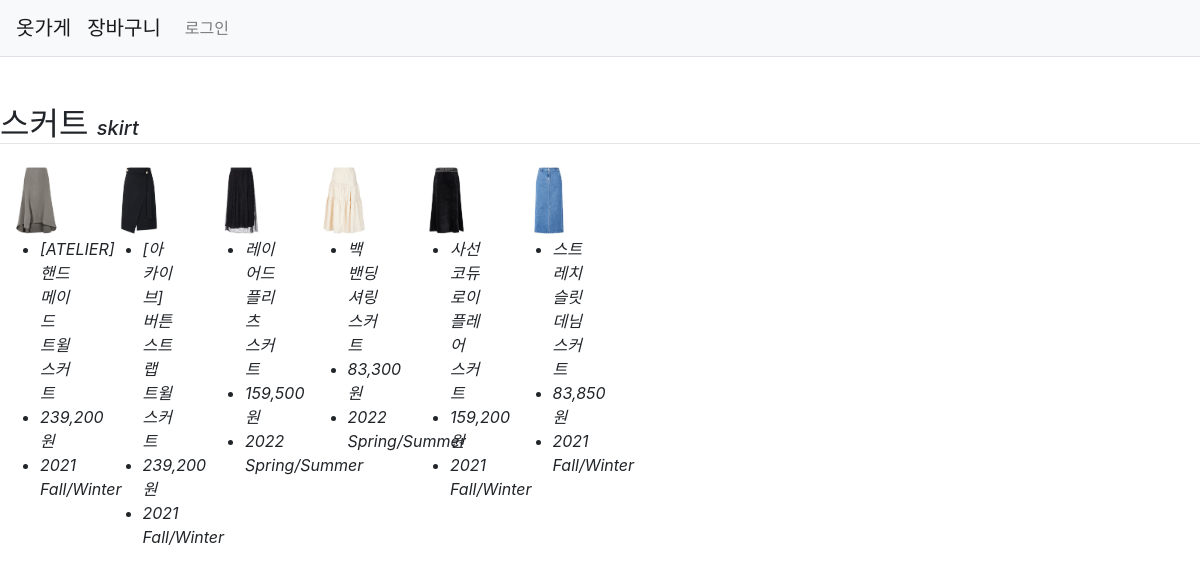
Screenshot of /photo/album/3/ with the database file from the repository.
### photo/models.py (models this page shows, shortened)
class Album(models.Model):
    name = models.CharField('NAME', max_length=30)
    description = models.CharField('One Line Description', max_length=100, blank=True)
    owner = models.ForeignKey('auth.User', on_delete=models.CASCADE, verbose_name='OWNER', blank=True, null=True)
    class Meta:
        ordering = ('name',)

class Photo(models.Model):
    album = models.ForeignKey(Album, on_delete=models.CASCADE)
    title = models.CharField('상품 제목', max_length=30)
    money = models.CharField('상품 가격', max_length=10)
    season = models.CharField('상품 시즌', max_length=20)
    style = models.TextField('스타일', blank=True)
    size = models.TextField('사이즈', blank=True)
    Material = models.TextField('소재', blank=True)
    image = ThumbnailImageField('상품 사진', upload_to='photo/%Y/%m')
    upload_dt = models.DateTimeField('UPLOAD DATE', auto_now_add=True)
    stock = models.IntegerField('재고 수량')
    owner = models.ForeignKey('auth.User', on_delete=models.CASCADE, verbose_name='작성자', blank=True, null=True)
    class Meta:
        ordering = ('title',)
    def get_absolute_url(self):
        return reverse('photo:photo_detail', args=(self.id,))

### templates/photo/album_detail.html (shortened to what this page needs)
{% extends "base.html" %}
{% block content %}
    <div class="mt-5">
        <span class="h2">{{ object.name }} </span>
        <span class="h5 font-italic">{{ object.description }}</span>
    </div>
    <hr style="margin: 0 0 20px 0;">
    <div class="row">
        {% for photo in object.photo_set.all %}
        <div class="col-md-1 mb-5">
            <div class="thumbnail">
                <a href="{{ photo.get_absolute_url }}">
                    <img src="{{ photo.image.url }}" style="width: 100%;">
                </a>
            </div>
            <ul>
                <li class="font-italic">{{ photo.title }}</li>
                <li class="font-italic">{{ photo.money }} 원</li>
                <li class="font-italic">{{ photo.season }}</li>
            </ul>
        </div>
        {% endfor %}
    </div>
{% endblock %}

### rows the page displays
Album: name "스커트", description "skirt"
Photo: image (picture), title "[ATELIER] 핸드메이드 트윌 스커트", money "239,200", season "2021 Fall/Winter"
Photo: image (picture), title "[아카이브] 버튼 스트랩 트윌 스커트", money "239,200", season "2021 Fall/Winter"
Photo: image (picture), title "레이어드 플리츠 스커트", money "159,500", season "2022 Spring/Summer"
Photo: image (picture), title "백 밴딩 셔링 스커트", money "83,300", season "2022 Spring/Summer"
Photo: image (picture), title "사선 코듀로이 플레어 스커트", money "159,200", season "2021 Fall/Winter"
Photo: image (picture), title "스트레치 슬릿 데님 스커트", money "83,850", season "2021 Fall/Winter"
